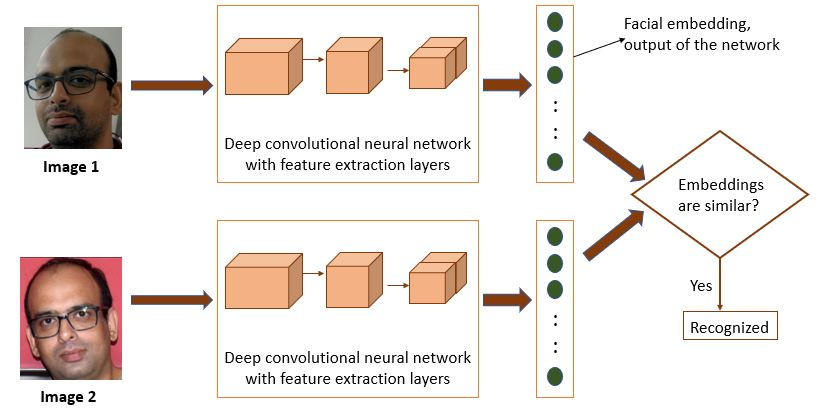
#> input picture pictures/One Shot Learning.JPG, 820 x 409 px, given in place of the camera
$ jupyter execute --allow-errors BasicFaceRecognizerUsingWebcam.ipynb   (shell and % lines are left out)   (text cells are left out)
#> lines starting #> are read from the running program, lines starting #| are printed output that depends on the picture; after the words box and inside, x2 and y2 are one past the last pixel; in counts of white or black regions, pixels touching at a corner belong together
### utils.py
import tensorflow as tf
import numpy as np
import os
from numpy import genfromtxt
from keras.layers import Conv2D, ZeroPadding2D, Activation, Input, concatenate
from keras.models import Model
from keras.layers.normalization import BatchNormalization
from keras.layers.pooling import MaxPooling2D, AveragePooling2D


_FLOATX = 'float32'

# [4 lines left out: function variable, not called in this run]

def shape(x):
  return x.get_shape()

def square(x):
  return tf.square(x)

def zeros(shape, dtype=_FLOATX, name=None):
  return variable(np.zeros(shape), dtype, name)

# [4 lines left out: function concatenate, not called in this run]

def LRN2D(x):
  return tf.nn.lrn(x, alpha=1e-4, beta=0.75)

# [24 lines left out: function conv2d_bn, not called in this run]

weights = [
  'conv1', 'bn1', 'conv2', 'bn2', 'conv3', 'bn3',
  'inception_3a_1x1_conv', 'inception_3a_1x1_bn',
  'inception_3a_pool_conv', 'inception_3a_pool_bn',
  'inception_3a_5x5_conv1', 'inception_3a_5x5_conv2', 'inception_3a_5x5_bn1', 'inception_3a_5x5_bn2',
  'inception_3a_3x3_conv1', 'inception_3a_3x3_conv2', 'inception_3a_3x3_bn1', 'inception_3a_3x3_bn2',
  'inception_3b_3x3_conv1', 'inception_3b_3x3_conv2', 'inception_3b_3x3_bn1', 'inception_3b_3x3_bn2',
  'inception_3b_5x5_conv1', 'inception_3b_5x5_conv2', 'inception_3b_5x5_bn1', 'inception_3b_5x5_bn2',
  'inception_3b_pool_conv', 'inception_3b_pool_bn',
  'inception_3b_1x1_conv', 'inception_3b_1x1_bn',
  'inception_3c_3x3_conv1', 'inception_3c_3x3_conv2', 'inception_3c_3x3_bn1', 'inception_3c_3x3_bn2',
  'inception_3c_5x5_conv1', 'inception_3c_5x5_conv2', 'inception_3c_5x5_bn1', 'inception_3c_5x5_bn2',
  'inception_4a_3x3_conv1', 'inception_4a_3x3_conv2', 'inception_4a_3x3_bn1', 'inception_4a_3x3_bn2',
  'inception_4a_5x5_conv1', 'inception_4a_5x5_conv2', 'inception_4a_5x5_bn1', 'inception_4a_5x5_bn2',
  'inception_4a_pool_conv', 'inception_4a_pool_bn',
  'inception_4a_1x1_conv', 'inception_4a_1x1_bn',
  'inception_4e_3x3_conv1', 'inception_4e_3x3_conv2', 'inception_4e_3x3_bn1', 'inception_4e_3x3_bn2',
  'inception_4e_5x5_conv1', 'inception_4e_5x5_conv2', 'inception_4e_5x5_bn1', 'inception_4e_5x5_bn2',
  'inception_5a_3x3_conv1', 'inception_5a_3x3_conv2', 'inception_5a_3x3_bn1', 'inception_5a_3x3_bn2',
  'inception_5a_pool_conv', 'inception_5a_pool_bn',
  'inception_5a_1x1_conv', 'inception_5a_1x1_bn',
  'inception_5b_3x3_conv1', 'inception_5b_3x3_conv2', 'inception_5b_3x3_bn1', 'inception_5b_3x3_bn2',
  'inception_5b_pool_conv', 'inception_5b_pool_bn',
  'inception_5b_1x1_conv', 'inception_5b_1x1_bn',
  'dense_layer'
]

conv_shape = {
  'conv1': [64, 3, 7, 7],
  'conv2': [64, 64, 1, 1],
  'conv3': [192, 64, 3, 3],
  'inception_3a_1x1_conv': [64, 192, 1, 1],
  'inception_3a_pool_conv': [32, 192, 1, 1],
  'inception_3a_5x5_conv1': [16, 192, 1, 1],
  'inception_3a_5x5_conv2': [32, 16, 5, 5],
  'inception_3a_3x3_conv1': [96, 192, 1, 1],
  'inception_3a_3x3_conv2': [128, 96, 3, 3],
  'inception_3b_3x3_conv1': [96, 256, 1, 1],
  'inception_3b_3x3_conv2': [128, 96, 3, 3],
  'inception_3b_5x5_conv1': [32, 256, 1, 1],
  'inception_3b_5x5_conv2': [64, 32, 5, 5],
  'inception_3b_pool_conv': [64, 256, 1, 1],
  'inception_3b_1x1_conv': [64, 256, 1, 1],
  'inception_3c_3x3_conv1': [128, 320, 1, 1],
  'inception_3c_3x3_conv2': [256, 128, 3, 3],
  'inception_3c_5x5_conv1': [32, 320, 1, 1],
  'inception_3c_5x5_conv2': [64, 32, 5, 5],
  'inception_4a_3x3_conv1': [96, 640, 1, 1],
  'inception_4a_3x3_conv2': [192, 96, 3, 3],
  'inception_4a_5x5_conv1': [32, 640, 1, 1,],
  'inception_4a_5x5_conv2': [64, 32, 5, 5],
  'inception_4a_pool_conv': [128, 640, 1, 1],
  'inception_4a_1x1_conv': [256, 640, 1, 1],
  'inception_4e_3x3_conv1': [160, 640, 1, 1],
  'inception_4e_3x3_conv2': [256, 160, 3, 3],
  'inception_4e_5x5_conv1': [64, 640, 1, 1],
  'inception_4e_5x5_conv2': [128, 64, 5, 5],
  'inception_5a_3x3_conv1': [96, 1024, 1, 1],
  'inception_5a_3x3_conv2': [384, 96, 3, 3],
  'inception_5a_pool_conv': [96, 1024, 1, 1],
  'inception_5a_1x1_conv': [256, 1024, 1, 1],
  'inception_5b_3x3_conv1': [96, 736, 1, 1],
  'inception_5b_3x3_conv2': [384, 96, 3, 3],
  'inception_5b_pool_conv': [96, 736, 1, 1],
  'inception_5b_1x1_conv': [256, 736, 1, 1],
}

def load_weights():
  # Set weights path
  dirPath = './weights'
  fileNames = filter(lambda f: not f.startswith('.'), os.listdir(dirPath))
  paths = {}
  weights_dict = {}

  for n in fileNames:
    paths[n.replace('.csv', '')] = dirPath + '/' + n

  for name in weights:
    if 'conv' in name:
      conv_w = genfromtxt(paths[name + '_w'], delimiter=',', dtype=None)
      conv_w = np.reshape(conv_w, conv_shape[name])
      conv_w = np.transpose(conv_w, (2, 3, 1, 0))
      conv_b = genfromtxt(paths[name + '_b'], delimiter=',', dtype=None)
      weights_dict[name] = [conv_w, conv_b]
    elif 'bn' in name:
      bn_w = genfromtxt(paths[name + '_w'], delimiter=',', dtype=None)
      bn_b = genfromtxt(paths[name + '_b'], delimiter=',', dtype=None)
      bn_m = genfromtxt(paths[name + '_m'], delimiter=',', dtype=None)
      bn_v = genfromtxt(paths[name + '_v'], delimiter=',', dtype=None)
      weights_dict[name] = [bn_w, bn_b, bn_m, bn_v]
    elif 'dense' in name:
      dense_w = genfromtxt(dirPath+'/dense_w.csv', delimiter=',', dtype=None)
      dense_w = np.reshape(dense_w, (128, 736))
      dense_w = np.transpose(dense_w, (1, 0))
      dense_b = genfromtxt(dirPath+'/dense_b.csv', delimiter=',', dtype=None)
      weights_dict[name] = [dense_w, dense_b]

  return weights_dict

### BasicFaceRecognizerUsingWebcam.ipynb
[cell 1]
from keras.models import Sequential
from keras.layers import Conv2D, ZeroPadding2D, Activation, Input, concatenate
from keras.models import Model
from keras.layers.normalization import BatchNormalization
from keras.layers.pooling import MaxPooling2D, AveragePooling2D
from keras.layers.merge import Concatenate
from keras.layers.core import Lambda, Flatten, Dense
from keras.engine.topology import Layer
from keras import backend as K
import cv2
import os
import numpy as np
from numpy import genfromtxt
import pandas as pd
import tensorflow as tf
from utils import LRN2D
import utils


np.set_printoptions(threshold=np.nan)

#> (a cell that did not finish here is left out)

[cell 3]
# Load weights from csv files (which was exported from Openface torch model)
weights = utils.weights
#> (the rest of this cell did not finish here and is left out)

[cell 4]
def image_to_embedding(image, model):
    #image = cv2.resize(image, (96, 96), interpolation=cv2.INTER_AREA)
    image = cv2.resize(image, (96, 96))
    img = image[...,::-1]
    img = np.around(np.transpose(img, (0,1,2))/255.0, decimals=12)
    x_train = np.array([img])
    embedding = model.predict_on_batch(x_train)
    return embedding

[cell 5]
def recognize_face(face_image, input_embeddings, model):

    embedding = image_to_embedding(face_image, model)

    minimum_distance = 200
    name = None

    # Loop over  names and encodings.
    for (input_name, input_embedding) in input_embeddings.items():


        euclidean_distance = np.linalg.norm(embedding-input_embedding)


        print('Euclidean distance from %s is %s' %(input_name, euclidean_distance))


        if euclidean_distance < minimum_distance:
            minimum_distance = euclidean_distance
            name = input_name

    if minimum_distance < 0.68:
        return str(name)
    else:
        return None

[cell 6]
import glob

def create_input_image_embeddings():
    input_embeddings = {}

    for file in glob.glob("images/*"):
        person_name = os.path.splitext(os.path.basename(file))[0]
        image_file = cv2.imread(file, 1)
        input_embeddings[person_name] = image_to_embedding(image_file, model)

    return input_embeddings

def recognize_faces_in_cam(input_embeddings):


    cv2.namedWindow("Face Recognizer")
    vc = cv2.VideoCapture(0)


    font = cv2.FONT_HERSHEY_SIMPLEX
    face_cascade = cv2.CascadeClassifier('haarcascade_frontalface_default.xml')


    while vc.isOpened():
        _, frame = vc.read()
        img = frame
        height, width, channels = frame.shape


        gray = cv2.cvtColor(frame, cv2.COLOR_BGR2GRAY)
        faces = face_cascade.detectMultiScale(gray, 1.3, 5)

        # Loop through all the faces detected
        identities = []
        for (x, y, w, h) in faces:
            x1 = x
            y1 = y
            x2 = x+w
            y2 = y+h


            face_image = frame[max(0, y1):min(height, y2), max(0, x1):min(width, x2)]
            identity = recognize_face(face_image, input_embeddings, model)


            if identity is not None:
                img = cv2.rectangle(frame,(x1, y1),(x2, y2),(255,255,255),2)
                cv2.putText(img, str(identity), (x1+5,y1-5), font, 1, (255,255,255), 2)

        key = cv2.waitKey(100)
        cv2.imshow("Face Recognizer", img)

        if key == 27: # exit on ESC
            break
    vc.release()
    cv2.destroyAllWindows()

[cell 7]
cam = cv2.VideoCapture(0)

face_detector = cv2.CascadeClassifier('haarcascade_frontalface_default.xml')

count = 0
while(True):
    ret, img = cam.read()
#> img is the input picture: shape (409, 820, 3); mean B, G, R 223.7, 228.4, 235.6
    #gray = cv2.cvtColor(img, cv2.COLOR_BGR2GRAY)
    faces = face_detector.detectMultiScale(img, 1.3, 5)
#> faces = [[22, 47, 89, 89], [21, 282, 93, 93]]
    for (x,y,w,h) in faces:
        x1 = x
        y1 = y
        x2 = x+w
        y2 = y+h
        cv2.rectangle(img, (x1,y1), (x2,y2), (255,255,255), 2)
        count += 1
        # Save the captured image into the datasets folder
        cv2.imwrite("images/User_" + str(count) + ".jpg", img[y1:y2,x1:x2])
        cv2.imshow('image', img)
#> this loop made 2 passes
#> (x, y, w, h, x1, y1, x2, y2) on passes 1 to 2: (22, 47, 89, 89, 22, 47, 111, 136), (21, 282, 93, 93, 21, 282, 114, 375)
#> pass 1, `cv2.imwrite("images/User_" + str(count) + ".jpg", img[y1:y2,x1:x2])`:
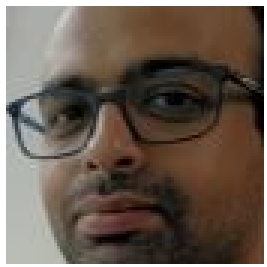
#> saved as User_1.jpg: shape (89, 89, 3) (shown 3 times larger); mean B, G, R 81.4, 92.5, 106.3
#> pass 1, `cv2.imshow('image', img)`:
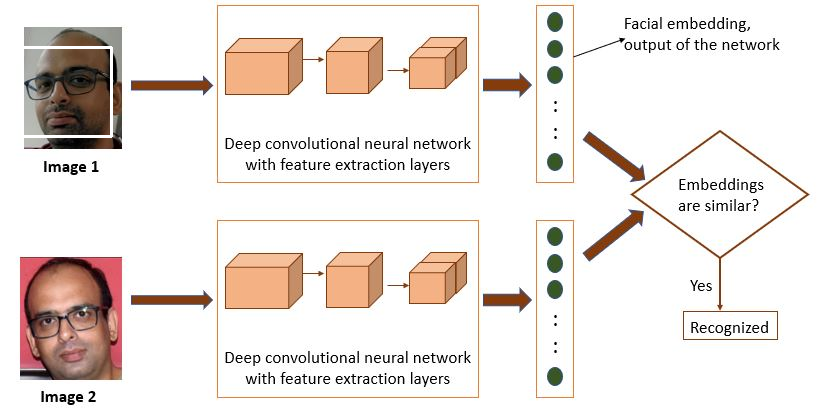
#> window 'image': shape (409, 820, 3); mean B, G, R 224.1, 228.8, 236
#> pass 2, `cv2.imwrite("images/User_" + str(count) + ".jpg", img[y1:y2,x1:x2])`:
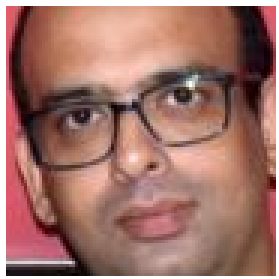
#> saved as User_2.jpg: shape (93, 93, 3) (shown 3 times larger); mean B, G, R 106.6, 115.9, 162
#> pass 2, `cv2.imshow('image', img)`:
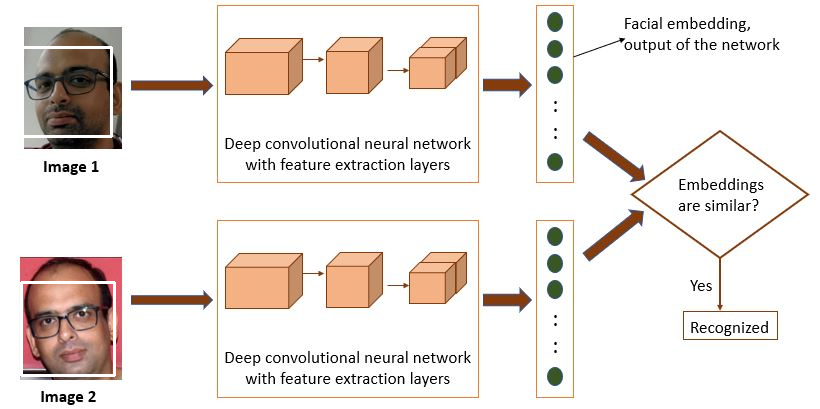
#> window 'image': shape (409, 820, 3); mean B, G, R 224.7, 229.3, 236.3
#> after the loop, count = 2
    k = cv2.waitKey(200) & 0xff # Press 'ESC' for exiting video
#> (key Esc is pressed here)
    if k == 27:
        break
    elif count >= 10: # Take 30 face sample and stop video
         break
cam.release()
cv2.destroyAllWindows()

[cell 8]
input_embeddings = create_input_image_embeddings()
#> (the rest of this cell did not finish here and is left out)

#> in recognize_faces_in_cam, `font = cv2.FONT_HERSHEY_SIMPLEX`: font = 0
#> in recognize_faces_in_cam, `gray = cv2.cvtColor(frame, cv2.COLOR_BGR2GRAY)`:
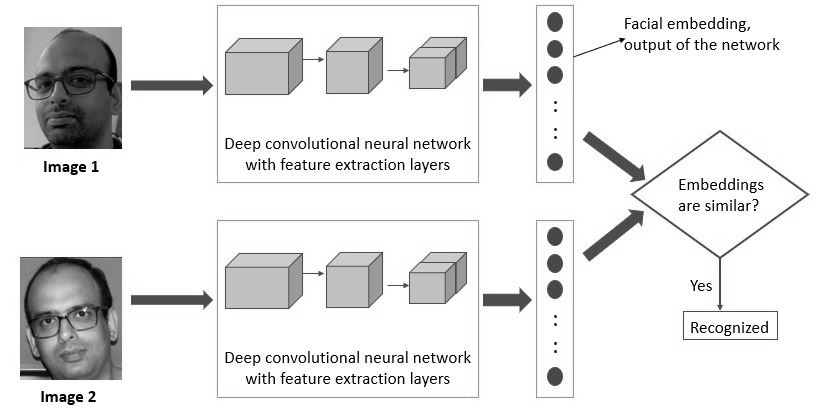
#> gray: shape (409, 820); min 0, max 255, mean 230
#> in recognize_faces_in_cam, `faces = face_cascade.detectMultiScale(gray, 1.3, 5)`: faces = [[22, 47, 89, 89], [21, 282, 93, 93]]
#> the loop in recognize_faces_in_cam, `for (x, y, w, h) in faces:` made 1 pass
#> pass 1, in recognize_faces_in_cam, `face_image = frame[max(0, y1):min(height, y2), max(0, x1):min(width, x..`:
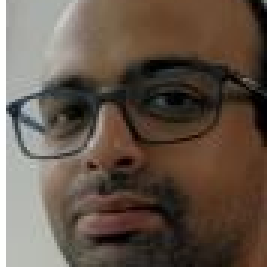
#> face_image: shape (89, 89, 3) (shown 3 times larger); mean B, G, R 73.2, 84.9, 99.3

$ run again, on pictures/Triplet Loss Function.JPG
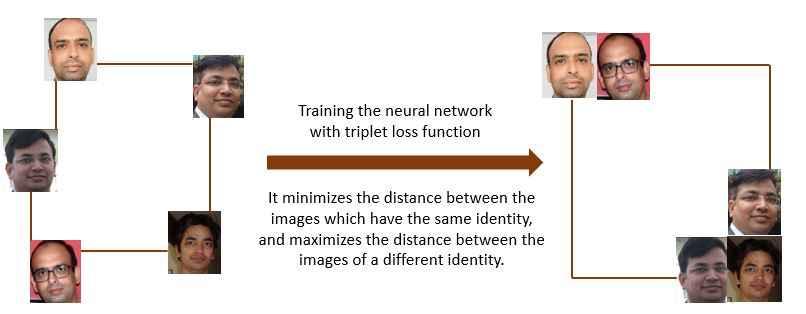
#> input picture pictures/Triplet Loss Function.JPG, 806 x 314 px, given in place of the camera
#> img is the input picture: shape (314, 806, 3); mean B, G, R 223.4, 226, 231.5
#> `faces = face_detector.detectMultiScale(img, 1.3, 5)`: faces = [[544, 39, 56, 56], [198, 63, 52, 52], [10, 139, 51, 51], [176, 225, 48, 48], [684, 247, 54, 54], [734, 250, 50, 50], [27, 251, 52, 52], [44, 24, 56, 56], [595, 46, 53, 53], [734, 178, 53, 53]]
#> the loop `for (x,y,w,h) in faces:` made 10 passes
#> (x, y, w, h, x1, y1, x2, y2) on passes 1 to 8: (544, 39, 56, 56, 544, 39, 600, 95), (198, 63, 52, 52, 198, 63, 250, 115), (10, 139, 51, 51, 10, 139, 61, 190), (176, 225, 48, 48, 176, 225, 224, 273), (684, 247, 54, 54, 684, 247, 738, 301), (734, 250, 50, 50, 734, 250, 784, 300), (27, 251, 52, 52, 27, 251, 79, 303), (44, 24, 56, 56, 44, 24, 100, 80)
#> after the loop `for (x,y,w,h) in faces:`:
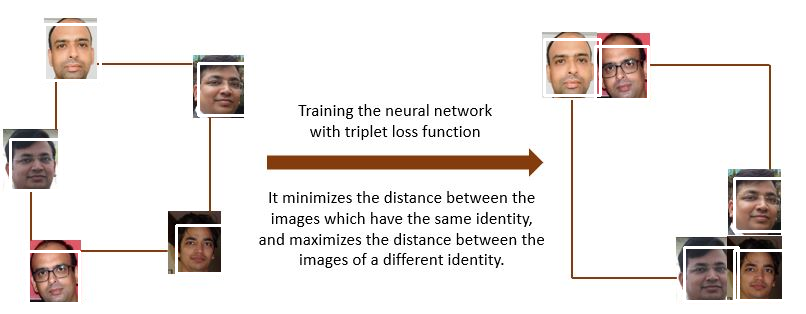
#> img: shape (314, 806, 3); 2.25% of pixels changed, all inside (x1, y1, x2, y2) = (9, 23, 785, 305)
#> after the loop `for (x,y,w,h) in faces:`: count = 10
#> font = 0
#> the loop in recognize_faces_in_cam, `for (x, y, w, h) in faces:` made 1 pass
#> pass 1, in recognize_faces_in_cam, `face_image = frame[max(0, y1):min(height, y2), max(0, x1):min(width, x..`:
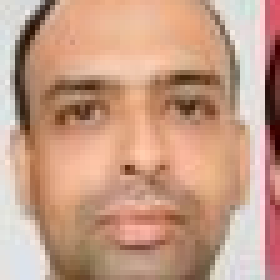
#> face_image: shape (56, 56, 3) (shown 5 times larger); mean B, G, R 134.5, 156.5, 198
